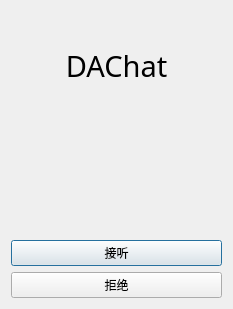
<?xml version="1.0" encoding="UTF-8"?>
<ui version="4.0">
 <class>VoiceCallDialog</class>
 <widget class="QDialog" name="VoiceCallDialog">
  <property name="geometry">
   <rect>
    <x>0</x>
    <y>0</y>
    <width>233</width>
    <height>309</height>
   </rect>
  </property>
  <property name="windowTitle">
   <string>Dialog</string>
  </property>
  <layout class="QGridLayout" name="gridLayout">
   <item row="0" column="0">
    <widget class="QLabel" name="label">
     <property name="font">
      <font>
       <family>Pristina</family>
       <pointsize>22</pointsize>
      </font>
     </property>
     <property name="text">
      <string>DAChat</string>
     </property>
     <property name="alignment">
      <set>Qt::AlignCenter</set>
     </property>
    </widget>
   </item>
   <item row="1" column="0">
    <widget class="QLabel" name="UserNameLabel">
     <property name="text">
      <string/>
     </property>
     <property name="alignment">
      <set>Qt::AlignCenter</set>
     </property>
    </widget>
   </item>
   <item row="2" column="0">
    <widget class="QPushButton" name="AcceptButton">
     <property name="text">
      <string>接听</string>
     </property>
    </widget>
   </item>
   <item row="3" column="0">
    <widget class="QPushButton" name="RefuseButton">
     <property name="text">
      <string>拒绝</string>
     </property>
    </widget>
   </item>
  </layout>
 </widget>
 <resources/>
 <connections/>
</ui>
